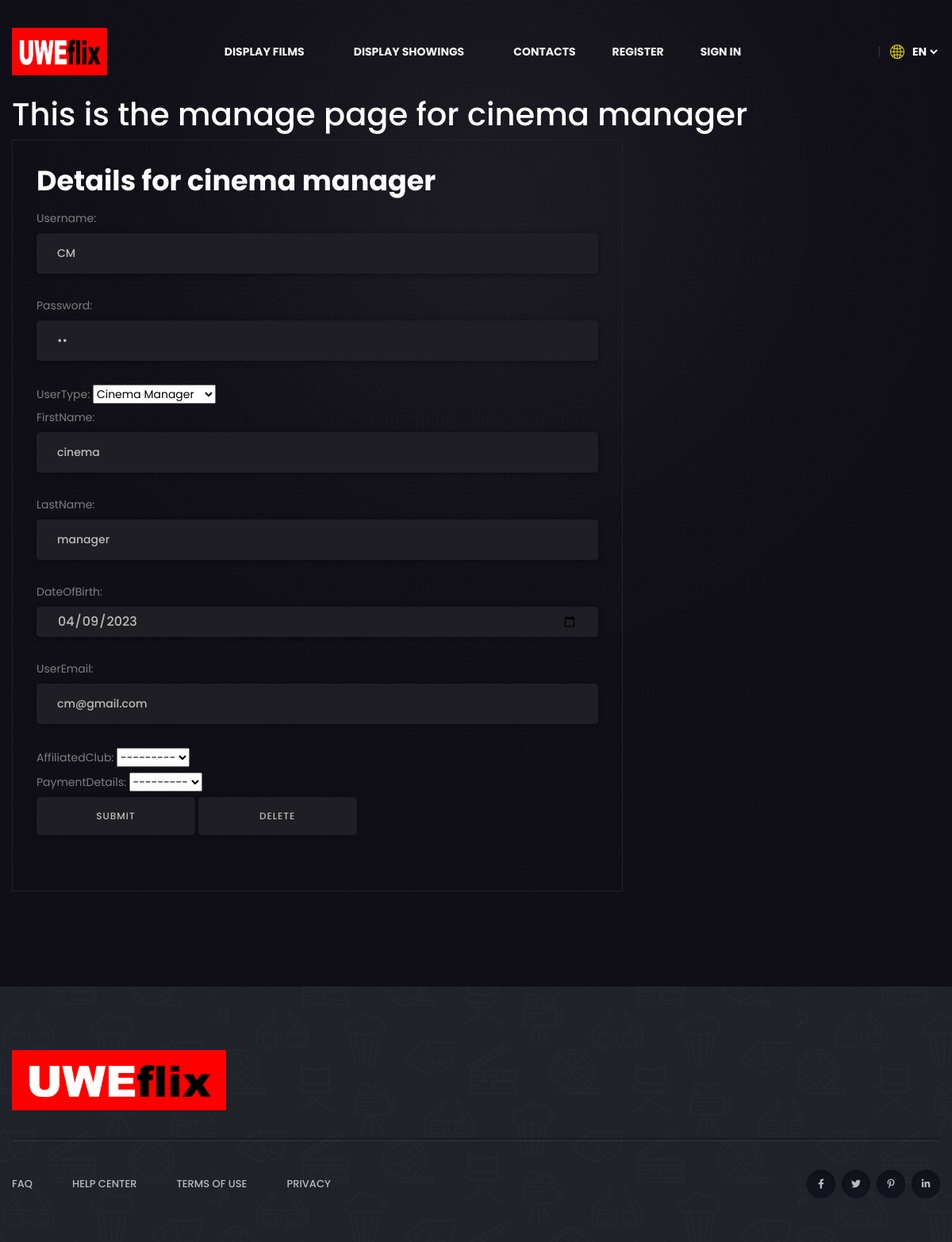
The page /accounts/user/1/ on the database its author committed.
### accounts/models.py (models this page shows, shortened)
class User(models.Model):
    username = models.CharField(max_length=255)
    password = models.CharField(max_length=255)
    class UserType(models.TextChoices):
        CUSTOMER = 'C', _('Customer')
        STUDENT = 'S', _('Student')
        CLUBREP = 'CR', _('Club Rep')
        ACCOUNTSMANAGER = 'AM', _('Accounts Manager')
        CINEMAMANAGER = 'CM', _('Cinema Manager')
    userType = models.CharField(
        max_length = 2,
        choices = UserType.choices,
        default = UserType.CUSTOMER
    )
    firstName = models.CharField(max_length=255)
    lastName = models.CharField(max_length=255)
    dateOfBirth = models.DateField()
    userEmail = models.CharField(max_length=255)
    affiliatedClub = models.ForeignKey(Club, on_delete=models.CASCADE, blank=True, null=True)
    paymentDetails = models.ForeignKey(PaymentDetails, on_delete=models.CASCADE, blank=True, null=True)
    balance = models.IntegerField(default=0, validators=[MinValueValidator(-150)])
    activated = models.BooleanField(default=False)

### accounts/views.py (the view, shortened to what this page needs)
# urls.py: path('user/<int:userID>/', views.manageUser, name="manageUser"),
def manageUser(request, userID):
    user = get_object_or_404(User, pk=userID)
    userForm = UserForm(request.POST or None, instance=user)
    context = {
        'user': user,
        'userForm': userForm
    }
    if request.method != 'POST':
        return render(request, 'accounts/manageUser.html', context)

### accounts/models.py
class UserForm(forms.ModelForm):
    class Meta:
        model = User
        fields = ('username', 'password', 'userType', 'firstName', 'lastName', 'dateOfBirth', 'userEmail', 'affiliatedClub', 'paymentDetails',) #'__all__'
        widgets = {
            'dateOfBirth': forms.DateInput(
                format=('%Y-%m-%d'),
                attrs={'class': 'form-control',
                    'placeholder': 'Select a date',
                    'type': 'date'
                }),
            'password': forms.TextInput(
                attrs={
                    'placeholder': 'Enter a password',
                    'type': 'password'
                }
            )
        }

### clubRep/models.py (called while the page is built)
    def __str__(self):
        return self.clubName

### accounts/templates/accounts/manageUser.html (shortened to what this page needs)
{% extends "uwe/base.html" %}
{% load static %}
{% block content %}
<section class="contact-area contact-bg" data-background="{% static 'uwe/img/bg/contact_bg.jpg' %}">
    <div class="container">
        <h1>This is the manage page for {{ user.firstName }} {{ user.lastName }}</h1>
        <div class="row">
            <div class="col-xl-8 col-lg-7">
                <div class="contact-form">
                    <form action="{% url 'accounts:manageUser' user.id%}" method="post">
                        <fieldset>
                            <legend>
                                <h2>Details for {{ user.firstName }} {{ user.lastName }}</h2>
                            </legend>
                            {% for field in userForm %}
                            <div class="fieldContainer">
                                {{ field.label_tag }} {{ field }}
                            </div>
                            {% endfor %}
                            <input type="submit" class="btn" name="submit" value="Submit">
                            <input type="submit" class="btn" name="delete" value="Delete">
                        </fieldset>
                    </form>
                </div>
            </div>
        </div>
    </div>
</section>
                    {%endblock%}

### uwe/static/uwe/css/style.css (style rules this page uses)
body { font-family: 'Poppins', sans-serif; font-weight: 500; font-style: normal; font-size: 14px; color: #bcbcbc; }
h1, h2, h3, h4, h5, h6 { font-family: 'Poppins', sans-serif; color: #fff; margin-top: 0px; font-style: normal; font-weight: 700; text-transform: normal; }
h1 { font-size: 40px; font-weight: 500; }
h2 { font-size: 35px; }
label { color: #7e7e7e; cursor: pointer; font-size: 14px; font-weight: 400; }
*::placeholder { color: #555555; font-size: 14px; opacity: 1; }
.btn { user-select: none; -moz-user-select: none; background: #12151e none repeat scroll 0 0; border: 2px solid #e4d804; border-radius: 50px; color: #e3dfdf; cursor: pointer; display: inline-block; font-size: 12px; font-weight: 700; letter-spacing: 1px; line-height: 1.5; margin-bottom: 0; padding: 16px 34px; text-align: center; text-transform: uppercase; touch-action: manipulation; transition: all 0.3s ease 0s; vertical-align: middle; white-space: nowrap; max-width: 200px; }
.contact-bg { background-position: top center; background-size: cover; padding: 120px 0; }
.contact-form { padding: 30px 30px 40px; border: 1px solid #232226; }
.contact-form input, .contact-form textarea { width: 100%; border: 1px solid #1f1e24; background: #1f1e24; border-radius: 4px; color: #bcbcbc; box-shadow: 0px 1px 7px 0px rgba(0, 0, 0, 0.46); font-weight: 500; padding: 14px 25px; margin-bottom: 30px; transition: .3s linear; }
.contact-form input::placeholder, .contact-form textarea::placeholder { color: #bcbcbc; font-weight: 500; }

### rows shown on the page
User: firstName "cinema", lastName "manager", userForm "CM" "Cinema Manager" "cinema" "manager" "04/09/2023" "cm@gmail.com" "---------" "---------"

### other values the page prints
{{ field.label_tag }} "Username:" "Password:" "UserType:" "FirstName:" "LastName:" "DateOfBirth:" "UserEmail:" "AffiliatedClub:" "PaymentDetails:"
